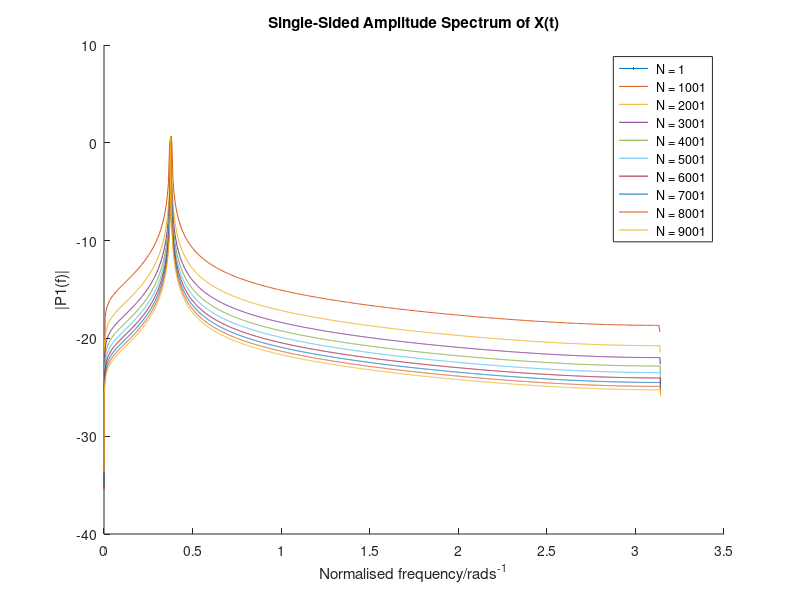

The MATLAB source for this figure:
clc; clear all; close all;

Fs = 100000;                             
T = 1/Fs;                
L = 150000;             
t = (0:L-1)*T;  
i = 1;

for L = 1:1000:10000
    
    % Generate Signal
    t = (0:L-1)*T;
    S = sin(2*pi*6000*t);
    W = hann(length(S));
    N = randn(1,length(S));
    X = W'.*S;%+1*N;

    % figure;
    % plot(1000*t,X)
    % title('Signal Corrupted with Zero-Mean Random Noise')
    % xlabel('t (milliseconds)')
    % ylabel('X(t)')
    
    % Compute one sided fft
    Y = fft(X);
    P2 = abs(Y)/max(abs(Y));
    P1 = P2(1:L/2+1);
    P1(2:end-1) = 2*P1(2:end-1);
    P1 = log(P1);

    f = Fs*(0:(L/2))/L;
    f_norm = f*2*pi/Fs;

    % Plot fft
    hold on;
    plot(f_norm,P1)
    title('Single-Sided Amplitude Spectrum of X(t)')
    xlabel('Normalised frequency/rads^{-1}')
    ylabel('|P1(f)|')
    legendinfo{i} = [' N = ' num2str(L)]; 
    i = i + 1;
end
legend(legendinfo)